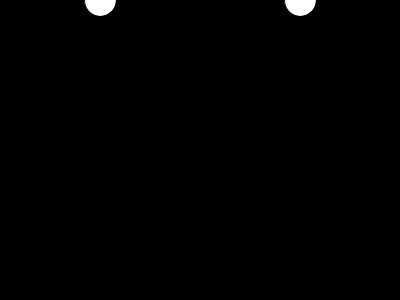
Frame 1 (no input)
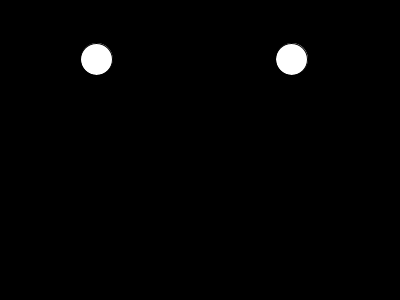
Frame 60 (the mouse pressed at the canvas centre just before this capture)
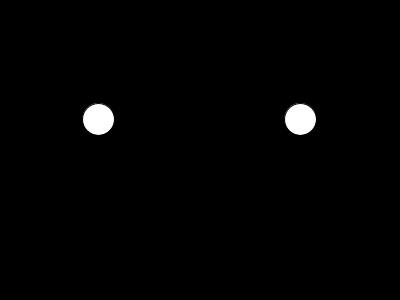
Frame 120 (the mouse held since frame 60 and released just before this capture)

The Processing sketch that drew these frames (run headless with seeded random() and noise(); from frame 60 on, the mouse is pressed at the canvas centre):

// Processing sketch: particle_class_mouseclick
// ── particle_class_mouseclick.pde
Particle p1;
Particle p2;

void setup() {
  size(400, 300);
  p1 = new Particle(100);
  p2 = new Particle(300);
}

void draw() {
  background(0);
   
  p1.display();
  p1.move();
  p2.display();
  p2.move();

}

void mousePressed() {
  if (p1.over(mouseX,mouseY)) {
    p1.change();
  }
  if (p2.over(mouseX,mouseY)) {
    p2.change();
  }
  
   
}

// ── Particle.pde
class Particle {
  float x;
  float y;
  
  float r;

  Particle(float tempX) {
    x = tempX;
    y = 0;
    r = 16;
  }

  void display() {
    fill(255);
    ellipse(x, y, r*2, r*2);
  }

  void move() {
    y = y+1;
    x = x+ random(-1, 1);
    
    if (y > height) {
      y = 0;
    } 
  }
  
  boolean over(float mx, float my) {
    float d = dist(mx,my,x,y);
    if (d < r) {
      return true;
    } else {
      return false;
    }
  }
  
  void change() {
    r = random(16,32); 
  }
}
